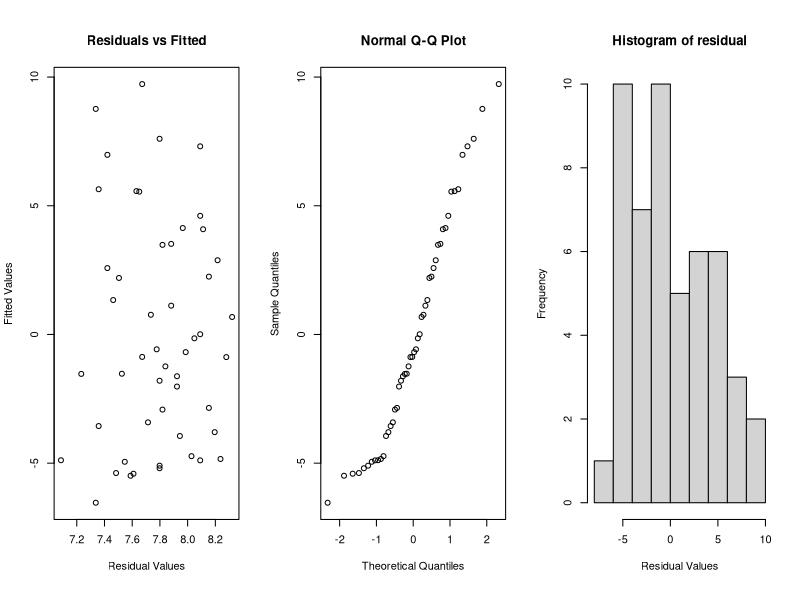

Write R code to recreate this figure.
## ---- chunk 1
#' @title Least Square Estimator-group3 
#'
#' @description We create a function of the OLS estimator of the coefficients called beta_hats. 
#' @param Dependent A \code{vector} with the values for the dependent variable (or outcome variable).
#' @param Independent A \code{matrix} with the values for the independent variable.
#' @return A \code{numeric}.
#' @author John M. Musah & Alan R. Galloway
#' @importFrom 
#' @export
#' @examples
#' Using data("USArrests")
#' coeff_lm(USArrests$Murder,USArrests$UrbanPop)

#library(MASS)

coeff_beta <- function (Dependent, Independent) {
  
  library(MASS)
  #-------------------------------- preamble -------------------------------------
  # in case user gets something that is not a vector for 'Dependent'
  #  or a matrix for 'Independent', coerce data:
  Dependent <- as.vector(Dependent)
  Independent <- as.matrix(cbind(1,Independent))
  
  beta <- ginv(t(Independent)%*%Independent)%*%t(Independent)%*%Dependent
  
  return(beta)

 
}

coeff_beta(USArrests$Murder,USArrests$UrbanPop)

## ---- chunk 2
#' @title Linear Model Function-group3
#'
#' @description We create a function of the OLS estimator of the coefficients called beta_hats. 
#' @param Dependent A \code{vector} with the values for the dependent variable (or outcome variable).
#' @param Independent A \code{matrix} with the values for the independent variable.
#' @param Beta A \code{matrix} that can be calculated using \code{coeff_lm} function.!
#' @param alpha A \code{numeric} (double) that sets the alpha coefficient to be used. Has to be between 0 and 1.
#' @param method A \code{string} that defines the method used. Options are "Asymptotic" and "Bootstrap", accepts minor misspellings with a warning - which can be both good and bad.
#' @return A \code{list} containing the following attributes:
#' \describe{
#'      \item{beta}{Estimated coefficients, Linear Regression Model.}
#'      \item{sigma2}{explanation}
#'      \item{variance_beta}{explanation}
#'      \item{ci}{explanation}
#' }
#' @author John M. Musah & Alan R. Galloway
#' @importFrom 
#' @export
#' @examples
#' Using data("USArrests")
#' coeff_lm(USArrests$Murder,USArrests$UrbanPop)

coeff_ci <- function (Dependent, Independent, alpha = 0.05) {
  
  beta <- coeff_beta(USArrests$Murder, USArrests$UrbanPop)
  b <- beta
  Dependent <- as.vector(USArrests$Murder)
  Independent <- as.matrix(USArrests$UrbanPop)
  n <- length(Dependent)
  p <- dim(Independent)[2]
  degrees_freedom <- n - p
  Independent <- as.matrix(cbind(1,USArrests$UrbanPop))
  
  #resid
  resid <- Dependent - Independent%*%as.matrix(b)
  
  #sigma2.hat
  sigma2.hat <- (1/degrees_freedom) * t(resid) %*% resid
  
  #var.beta
  var.beta <- as.numeric(sigma2.hat)*solve(t(Independent)%*%Independent)
  
  #quant
  quant <- 1 - alpha/2
  #nonconforming arrays?
  ci.beta <- c(beta - qnorm(p = quant)*sqrt(var.beta), beta + 
                 qnorm(p = quant)*sqrt(var.beta))
  
  return(ci.beta)
}
 
## ---- chunk 3
#' @title Linear Model Function-group3
#'
#' @description Function that 
#' @param Dependent A \code{vector} with the values for the dependent variable (also called outcome).
#' @param Independent A \code{matrix} with the values for the independent variable (also called predictors, or explanatory variable).
#' @param Beta A \code{matrix} that can be calculated using \code{coeff_lm} function.!
#' @param alpha A \code{numeric} (double) that sets the alpha coefficient to be used. Has to be between 0 and 1.
#' @param method A \code{string} that defines the method used. Options are "Asymptotic" and "Bootstrap", accepts minor misspellings with a warning - which can be both good and bad.
#' @return A \code{list} containing the following attributes:
#' \describe{
#'      \item{beta}{Estimated coefficients, Linear Regression Model.}
#'      \item{sigma2}{explanation}
#'      \item{variance_beta}{explanation}
#'      \item{ci}{explanation}
#' }
#' @author John M. Musah & Alan R. Galloway
#' @importFrom 
#' @export
#' @examples
#' Using data("USArrests")
#' coeff_lm(USArrests$Murder,USArrests$UrbanPop)

coeff_ftest <- function (Dependent, Independent) {
  
   #--------------------------------------------------------------------------
  #-------------------------------- preamble --------------------------------
  
  # in case user gets something that is not a vector for 'Dependent'
  #  or a matrix for 'Independent', coerce data:
  #
  beta <- coeff_beta(Dependent, Independent)
  b <- beta
  Dependent <- as.vector(Dependent)
  Independent <- as.matrix(Independent)
  n <- length(Dependent)
  sample_mean <- mean(Dependent)
  Ind <- cbind(1,Independent)
  y_hat <- Ind%*% as.matrix(b)
  fit <- Ind%*%as.matrix(b)
  p <- dim(Ind)[2]
  degrees_freedom <- n - p
  
  DFM <- p - 1
  DFE <- n - p
  SSM <- sum((y_hat - sample_mean)^2)
  
  MSM <- SSM/DFM
  
  SSE <- sum((Dependent - y_hat)^2)
  
  MSE <- SSE/DFE
  #--------------------------------------------------------------------------
  
  # check and warnings:
  # 
  if(n != dim(Independent)[1])
    
    stop("Can you check the correspondence between x and y values? It seems we do not have proper pairs! If in doubt, check the documentation using ?coeff_least_sq")
  #--------------------------------------------------------------------------
  
  f_stat <- MSM/MSE
 
  f_prob <- pf(f_stat, DFM, DFE, lower.tail = FALSE)
  f_info <- rbind(f_stat, DFM, DFE, f_prob)
  rownames(f_info) <- c("F Stat: ","Lower DF: ","Higher DF:","P-Value: ")
  return(f_info) 
  
}

coeff_ftest(USArrests$Murder,USArrests$UrbanPop)



## ---- chunk 4
#' @title functon for r squared predicted error-group3
#'
#' @description Function that 
#' @param Dependent A \code{vector} with the values for the dependent variable (also called outcome).
#' @param Independent A \code{matrix} with the values for the independent variable (also called predictors, or explanatory variable).
#' @param Beta A \code{matrix} that can be calculated using \code{coeff_lm} function.!
#' @param alpha A \code{numeric} (double) that sets the alpha coefficient to be used. Has to be between 0 and 1.
#' @param method A \code{string} that defines the method used. Options are "Asymptotic" and "Bootstrap", accepts minor misspellings with a warning - which can be both good and bad.
#' @return A \code{list} containing the following attributes:
#' \describe{
#'      \item{beta}{Estimated coefficients, Linear Regression Model.}
#'      \item{sigma2}{explanation}
#'      \item{variance_beta}{explanation}
#'      \item{ci}{explanation}
#' }
#' @author John M. Musah & Alan R. Galloway
#' @importFrom 
#' @export
#' @examples
#' Using data("USArrests")
#' coeff_lm(USArrests$Murder,USArrests$UrbanPop)


coeff_rsquared <- function (Dependent, Independent) {
  
  #--------------------------------------------------------------------------
  #-------------------------------- preamble --------------------------------
  
  # in case user gets something that is not a vector for 'Dependent'
  #  or a matrix for 'Independent', coerce data:
  #
  beta <- coeff_beta(Dependent, Independent)
  b <- beta
  Dependent <- as.vector(Dependent)
  Independent <- as.matrix(Independent)
  n <- length(Dependent)
  p <- dim(Independent)[2]
  degrees_freedom <- n - p
  sample_mean <- mean(Dependent)
  Ind <- cbind(1,Independent)
  y_hat <- Ind%*% as.matrix(b)
  fit <- Ind%*%as.matrix(b)
  
  #--------------------------------------------------------------------------
  # Define base and dummy parameters:
  
  SSE <- sum((Dependent - y_hat)^2)
  SST <- sum((Dependent - sample_mean)^2)

  r_squared <- 1 - SSE/SST
  
  return(r_squared)
  
}
coeff_rsquared(USArrests$Murder,USArrests$UrbanPop)
## ---- chunk 5
#' @title functon for r squared predicted error-group3
#'
#' @description Function that 
#' @param Dependent A \code{vector} with the values for the dependent variable (also called outcome).
#' @param Independent A \code{matrix} with the values for the independent variable (also called predictors, or explanatory variable).
#' @param Beta A \code{matrix} that can be calculated using \code{coeff_lm} function.!
#' @param alpha A \code{numeric} (double) that sets the alpha coefficient to be used. Has to be between 0 and 1.
#' @param method A \code{string} that defines the method used. Options are "Asymptotic" and "Bootstrap", accepts minor misspellings with a warning - which can be both good and bad.
#' @return A \code{list} containing the following attributes:
#' \describe{
#'      \item{beta}{Estimated coefficients, Linear Regression Model.}
#'      \item{sigma2}{explanation}
#'      \item{variance_beta}{explanation}
#'      \item{ci}{explanation}
#' }
#' @author John M. Musah & Alan R. Galloway
#' @importFrom 
#' @export
#' @examples
#' Using data("USArrests")
#' coeff_lm(USArrests$Murder,USArrests$UrbanPop)


coeff_mallows_Cp <- function (Dependent, Independent) {
  
  #--------------------------------------------------------------------------
  #-------------------------------- preamble --------------------------------
  
  # in case user gets something that is not a vector for 'Dependent'
  #  or a matrix for 'Independent', coerce data:
  #
  beta <- coeff_beta(Dependent, Independent)
  b <- beta
  Dependent <- as.vector(Dependent)
  Independent <- as.matrix(Independent)
  n <- length(Dependent)
  p <- dim(Independent)[2]
  degrees_freedom <- n - p
  sample_mean <- mean(Dependent)
  Ind <- cbind(1,Independent)
  y_hat <- Ind%*% as.matrix(b)
  fit <- Ind%*%as.matrix(b)
  
  #--------------------------------------------------------------------------
  # Define base and dummy parameters:
  
  SSE <- sum((Dependent - y_hat)^2)
  
  #resid
  resid <- Dependent - Ind%*%as.matrix(b)
  
  #sigma2.hat
  sigma2.hat <- (1/degrees_freedom) * t(resid) %*% resid
  
  #--------------------------------------------------------------------------
  # check and warnings:
  # 
  if(n != dim(Independent)[1])
    
    stop("Can you check the correspondence between x and y values? It seems we do not have proper pairs! If in doubt, check the documentation using ?coeff_least_sq")
  #--------------------------------------------------------------------------
  
  mallows <- SSE +2*p*sigma2.hat
  
  return(mallows)
  
}

coeff_mallows_Cp(USArrests$Murder,USArrests$UrbanPop)

## ---- chunk 6
#' @title Plot function for coeff lm package-group3
#'
#' @description Function that 
#' @param Dependent A \code{vector} with the values for the dependent variable (also called outcome).
#' @param Independent A \code{matrix} with the values for the independent variable (also called predictors, or explanatory variable).
#' @param Beta A \code{matrix} that can be calculated using \code{coeff_lm} function.!
#' @param alpha A \code{numeric} (double) that sets the alpha coefficient to be used. Has to be between 0 and 1.
#' @param method A \code{string} that defines the method used. Options are "Asymptotic" and "Bootstrap", accepts minor misspellings with a warning - which can be both good and bad.
#' @return A \code{list} containing the following attributes:
#' \describe{
#'      \item{beta}{Estimated coefficients, Linear Regression Model.}
#'      \item{sigma2}{explanation}
#'      \item{variance_beta}{explanation}
#'      \item{ci}{explanation}
#' }
#' @author John M. Musah & Alan R. Galloway
#' @importFrom 
#' @export
#' @examples
#' data("USArrests")
#' coeff_plot(USArrests$Murder,USArrests$UrbanPop)
#' 
#' The actual function begins therefrom:




coeff_plot <- function (Dependent, Independent) {
  #--------------------------------------------------------------------------
  #-------------------------------- preamble --------------------------------
  
  # in case user gets something that is not a vector for 'Dependent'
  #  or a matrix for 'Independent', coerce data:
  # 
  beta <- coeff_beta(Dependent, Independent)
  Dependent <- as.matrix(Dependent)
  Independent <- as.matrix(cbind(1,Independent))
  #--------------------------------------------------------------------------
  # Define base and dummy parameters:
  # 
  n <- length(Dependent)
  p <- dim(Independent)[2]
  degrees_freedom <- n - p
  ci_beta <- rep(NA, p)
  size <- 1000
  residual <- Dependent - Independent%*%as.matrix(beta)
  fit <- Independent%*%beta
  #--------------------------------------------------------------------------
  # check and warnings:
  # 
  if(n != dim(Independent)[1])
    
    stop("Can you check the correspondence between x and y values? It seems we do not have proper pairs! If in doubt, check the documentation using ?coeff_least_sq")
  #--------------------------------------------------------------------------
  #
  
  par(mfrow=c(1,3),oma = c(1,0,1,0))
  plot(residual~fit, xlab="Residual Values",ylab="Fitted Values",main="Residuals vs Fitted")
  qqnorm(residual)
  HistResVFit=hist(residual, xlab = "Residual Values", ylab="Frequency")
  title(line = -2)
  
}
## ---- chunk 7
Model <- lm(USArrests$Murder~ USArrests$UrbanPop)
summary(Model)

## ---- chunk 8
data("USArrests")
coeff_beta(USArrests$Murder,USArrests$UrbanPop)
#coeff_ci(USArrests$Murder,USArrests$UrbanPop)
coeff_ftest(USArrests$Murder,USArrests$UrbanPop)
coeff_rsquared(USArrests$Murder,USArrests$UrbanPop)
coeff_mallows_Cp(USArrests$Murder,USArrests$UrbanPop)
coeff_plot(USArrests$Murder,USArrests$UrbanPop)

## ---- chunk 9

